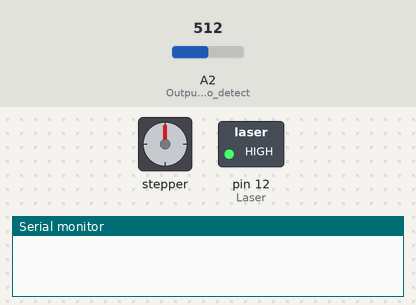
Bench run of a sketch on a simulated Arduino Uno, built with avr-gcc and run on an emulated ATmega328P. Shown: stepper motor, switched loads named in the sketch (green lamp = pin HIGH), the last lines printed to the serial monitor. The inputs (shaded band) are chosen by the test bench; at power-on: A2 (Output_from_ldr_to_detect) = 512. Stepper angles assume 200 steps per turn.

Above: at 0.1 s.
At 7.1 s:
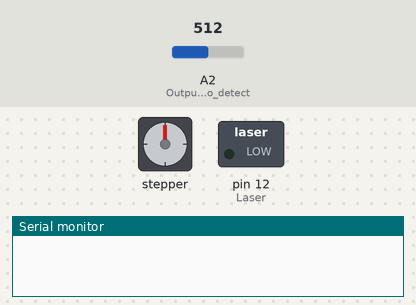
At 18.2 s:
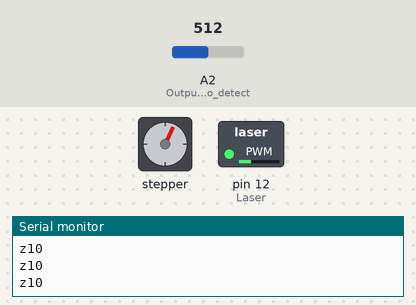
18.3 s: A2 (Output_from_ldr_to_detect) set to 683
21.3 s: A2 (Output_from_ldr_to_detect) set to 708
Timing chart, 0 to 30.3 s (numbered marks = the images above; inputs shaded):
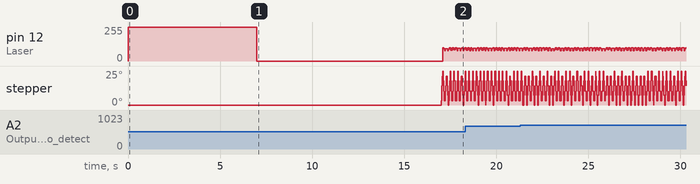

The sketch:

laserharp.ino
```cpp
/*
 Laser Harp code for 7 beams using 30mW laser module, stepper motor
 and a NPN transistor as switch

 */
//SoftwareSerial(2,3); // (Tx,Rx) for MIDI to serial communicate with Arduino


#include <Stepper.h>

int Laser=12;  // Base of the NPN transistor to control laser
int LaserDelay=5;
int counter=1;
int Motor=6;
int step1=2;
int ldr;
int c=10;
int prev_c,ic;
boolean Detect;
int sstep=0;

const int stepsPerRevolution = 200;  // change this to fit the number of steps per revolution
// for your motor


// initialize the stepper library on pins 8 through 11:
Stepper myStepper(stepsPerRevolution, 8, 9, 10, 11);

void setup()
{
pinMode(Laser,OUTPUT);    //Input for laser to turn only at defined position
pinMode(A2,INPUT);       // Output from ldr to detect obstruction of beam
myStepper.setSpeed(200);  // set the speed at 200 rpm:
Serial.begin(9600);     // Start a serial communication channel for MIDI
digitalWrite(Laser,HIGH);
delay(7000);
digitalWrite(Laser,LOW);
delay(10000);
}

void detectfunc(int stp)
{
  if(ldr==HIGH)
  { if(stp<0)
    c=(-sstep/step1);
    else
    c=sstep/step1;
  }
   Serial.println(c);
   if(prev_c!=c)
   ic=0;
  switch(c)
  { case 0: Serial.print('a');
            break;
    case 1: Serial.print('b');
            break;
    case 2: Serial.print('c');
            break;
    case 3: Serial.print('d');
            break;
    case 4: Serial.print('e');
            break;
    case 5: Serial.print('f');
            break;
    case 6: Serial.print('g');
            break;
    case 7: Serial.print('h');
            break;
    case 10:{ ic++;
       if(ic>20)
       Serial.print('z');}
            break;
  }

}

void loop()
{

 for(counter=0; counter<7; counter++)
  { //if (counter==1)
   //delay(10);
   myStepper.step(step1);
   delay(Motor);
   sstep+=step1;
   digitalWrite(Laser,HIGH); // Trigger laser ON if NPN transistor

   delay(3);
   ldr=analogRead(A2)>700;
 //  Serial.println(analogRead(A2));
   delay(2);

   digitalWrite(Laser,LOW);
   if(step1<0)
   detectfunc(-1);
   else
   detectfunc(1);

   prev_c=c;

 /*Detect= LDR();
   if(Detect==HIGH)
    { Serial.println("Beam no:");
      if(step1>0)
     Serial.println(counter);
     else
     Serial.println(8-counter);
    }

  */

  }


 // myStepper.step(179);
 //delay(50);
step1=(-step1);

}
```
